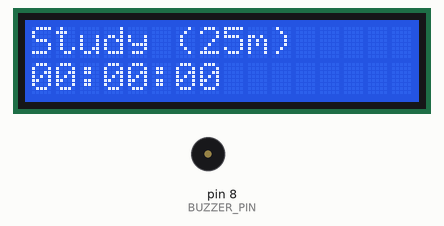
Bench run of a sketch on a simulated Arduino Uno, built with avr-gcc and run on an emulated ATmega328P. Shown: 16×2 character LCD, buzzer (waves = sounding).

Above: at 0.1 s.
At 15.2 s:
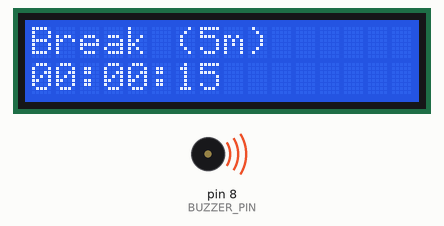
At 18.2 s:
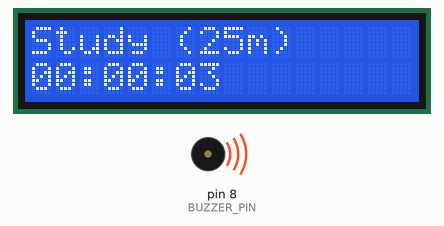
At 35.3 s:
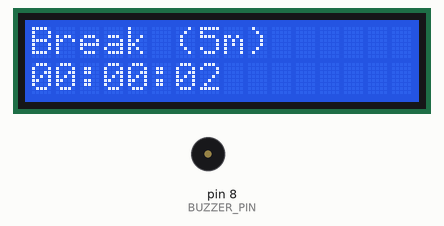
Timing chart, 0 to 39.7 s (numbered marks = the images above):
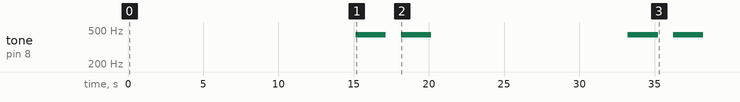

Measured:
- by itself, tone on pin 8 (BUZZER_PIN): plays 440 Hz for 2.0 s, 440 Hz for 2.0 s, 440 Hz for 2.0 s, 440 Hz for 2.0 s
- what the display in image 1 shows lasts 1.1 s, from 15.1 s to 16.2 s

The sketch:

Pomodoro_Clock.ino
```cpp
#include <pitches.h>
#include <TimeLib.h>
#include <LiquidCrystal.h>

const int RS = 12;
const int ENABLE = 11;
const int D4 = 5;
const int D5 = 4;
const int D6 = 3;
const int D7 = 2;
const int BUZZER_PIN = 8;

// LCD
LiquidCrystal lcd(RS, ENABLE, D4, D5, D6, D7);

// POMODORO
const int STUDY_DURATION = 15; // 1500s = 25 minutes
const int SHORT_BREAK_DURATION = 3; // 300s = 5 mins
const int LONG_BREAK_DURATION = 9; // 900s = 15 mins
const int LONG_BREAK_CYCLE = 2; // After 3 short breaks is 1 long break

int studySessionsPassed = 1;
int initSessionTime; // in time_t
int sessionTime; // counting from initSessionTime
enum SESSION_NAMES {
  study, short_break, long_break
};
SESSION_NAMES currentSession = study;

// ALARM
const int PITCH = NOTE_A4;
const int DURATION = 2000;


void setup() {
  lcd.begin(16, 2);
  initSessionTime = now();
  currentSession = study;

  pinMode(BUZZER_PIN, OUTPUT);
}

void loop() {
  pomodoro();
  displaySessionTime();
  delay(1000);
}

void displaySessionTime() {
  int sessionHours = sessionTime / 3600;
  int sessionMinutes = (sessionTime % 3600) / 60;
  int sessionSeconds = (sessionTime % 3600) % 60;

  char formattedDate[1000];
  sprintf(formattedDate, "%02d:%02d:%02d", sessionHours, sessionMinutes, sessionSeconds);

  lcd.clear();
  switch (currentSession) {
    case study:
      lcd.print("Study (25m)");
      break;
    case short_break:
      lcd.print("Break (5m)");
      break;
    case long_break:
      lcd.print("Break (15m)");
      break;
  }
  lcd.setCursor(0,1);
  lcd.print(formattedDate);
}

void pomodoro() {
  sessionTime = now() - initSessionTime;
  if (currentSession == study && sessionTime >= STUDY_DURATION) {
    if (studySessionsPassed % (LONG_BREAK_CYCLE + 1) == 0) {
      studySessionsPassed++;
      currentSession = long_break;
      initSessionTime = now();
      playAlarmSound();
    }
    else {
      studySessionsPassed++;
      currentSession = short_break;
      initSessionTime = now();
      playAlarmSound();
    }
  } else if (currentSession == long_break && sessionTime >= LONG_BREAK_DURATION) {
      currentSession = study;
      initSessionTime = now();
      playAlarmSound();
  } else if (currentSession == short_break && sessionTime >= SHORT_BREAK_DURATION) {
      currentSession = study;
      initSessionTime = now();
      playAlarmSound();
  }
}

void playAlarmSound() {
  tone(BUZZER_PIN, PITCH, DURATION);
}
```
